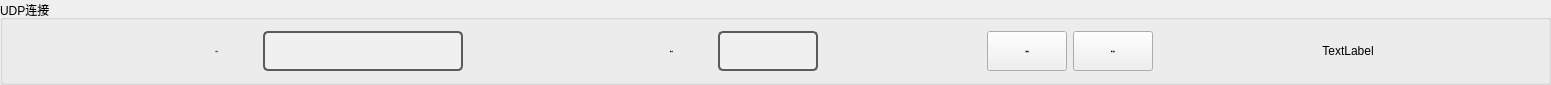
   <widget class="QGroupBox" name="groupBox_9">
    <property name="geometry">
     <rect>
      <x>12</x>
      <y>12</y>
      <width>1551</width>
      <height>72</height>
     </rect>
    </property>
    <property name="title">
     <string>UDP连接</string>
    </property>
    <layout class="QGridLayout" name="gridLayout_5">
     <item row="0" column="2">
      <widget class="QLineEdit" name="IPtextBox">
       <property name="minimumSize">
        <size>
         <width>200</width>
         <height>40</height>
        </size>
       </property>
       <property name="font">
        <font>
         <family>Arial</family>
         <pointsize>-1</pointsize>
         <italic>false</italic>
         <bold>true</bold>
        </font>
       </property>
       <property name="styleSheet">
        <string notr="true">QLineEdit {
    border: 2px solid #5A5A5A; /* 边框颜色 */
    border-radius: 5px; /* 边框圆角 */
    background-color: #F0F0F0; /* 背景色 */
    color: #000; /* 字体颜色 */
    padding: 5px; /* 内边距 */
}

QLineEdit:focus {
    border-color: #3D7848; /* 聚焦时边框颜色 */
}

QLineEdit:disabled {
    background-color: #ECECEC; /* 禁用状态的背景色 */
    color: #A0A0A0; /* 禁用状态的字体颜色 */
}
</string>
       </property>
       <property name="alignment">
        <set>Qt::AlignCenter</set>
       </property>
      </widget>
     </item>
     <item row="0" column="11">
      <spacer name="horizontalSpacer_20">
       <property name="orientation">
        <enum>Qt::Horizontal</enum>
       </property>
       <property name="sizeHint" stdset="0">
        <size>
         <width>40</width>
         <height>20</height>
        </size>
       </property>
      </spacer>
     </item>
     <item row="0" column="0">
      <spacer name="horizontalSpacer_21">
       <property name="orientation">
        <enum>Qt::Horizontal</enum>
       </property>
       <property name="sizeHint" stdset="0">
        <size>
         <width>40</width>
         <height>20</height>
        </size>
       </property>
      </spacer>
     </item>
     <item row="0" column="3">
      <spacer name="horizontalSpacer_22">
       <property name="orientation">
        <enum>Qt::Horizontal</enum>
       </property>
       <property name="sizeHint" stdset="0">
        <size>
         <width>40</width>
         <height>20</height>
        </size>
       </property>
      </spacer>
     </item>
     <item row="0" column="5">
      <widget class="QLineEdit" name="PorttextBox">
       <property name="minimumSize">
        <size>
         <width>50</width>
         <height>40</height>
        </size>
       </property>
       <property name="maximumSize">
        <size>
         <width>100</width>
         <height>16777215</height>
        </size>
       </property>
       <property name="font">
        <font>
         <family>Arial</family>
         <pointsize>-1</pointsize>
         <bold>true</bold>
        </font>
       </property>
       <property name="styleSheet">
        <string notr="true">QLineEdit {
    border: 2px solid #5A5A5A; /* 边框颜色 */
    border-radius: 5px; /* 边框圆角 */
    background-color: #F0F0F0; /* 背景色 */
    color: #000; /* 字体颜色 */
    padding: 5px; /* 内边距 */
}

QLineEdit:focus {
    border-color: #3D7848; /* 聚焦时边框颜色 */
}

QLineEdit:disabled {
    background-color: #ECECEC; /* 禁用状态的背景色 */
    color: #A0A0A0; /* 禁用状态的字体颜色 */
}
</string>
       </property>
       <property name="alignment">
        <set>Qt::AlignCenter</set>
       </property>
      </widget>
     </item>
     <item row="0" column="4">
      <widget class="QLabel" name="label_2">
       <property name="minimumSize">
        <size>
         <width>80</width>
         <height>40</height>
        </size>
       </property>
       <property name="maximumSize">
        <size>
         <width>16777215</width>
         <height>40</height>
        </size>
       </property>
       <property name="font">
        <font>
         <family>Arial</family>
         <pointsize>-1</pointsize>
         <bold>true</bold>
        </font>
       </property>
       <property name="text">
        <string>端口号：</string>
       </property>
       <property name="alignment">
        <set>Qt::AlignCenter</set>
       </property>
      </widget>
     </item>
     <item row="0" column="7">
      <layout class="QVBoxLayout" name="verticalLayout_2">
       <item>
        <widget class="QPushButton" name="Connection_button">
         <property name="minimumSize">
          <size>
           <width>80</width>
           <height>40</height>
          </size>
         </property>
         <property name="font">
          <font>
           <family>Arial</family>
           <pointsize>-1</pointsize>
           <bold>true</bold>
          </font>
         </property>
         <property name="styleSheet">
          <string notr="true"/>
         </property>
         <property name="text">
          <string>开始连接</string>
         </property>
         <property name="icon">
          <iconset>
           <normaloff>Icon/Udpconnect.png</normaloff>Icon/Udpconnect.png</iconset>
         </property>
        </widget>
       </item>
      </layout>
     </item>
     <item row="0" column="9">
      <spacer name="horizontalSpacer_23">
       <property name="orientation">
        <enum>Qt::Horizontal</enum>
       </property>
       <property name="sizeHint" stdset="0">
        <size>
         <width>40</width>
         <height>20</height>
        </size>
       </property>
      </spacer>
     </item>
     <item row="0" column="10">
      <layout class="QVBoxLayout" name="verticalLayout_3">
       <item>
        <widget class="QLabel" name="signal">
         <property name="text">
          <string>TextLabel</string>
         </property>
         <property name="alignment">
          <set>Qt::AlignCenter</set>
         </property>
        </widget>
       </item>
      </layout>
     </item>
     <item row="0" column="1">
      <widget class="QLabel" name="label">
       <property name="minimumSize">
        <size>
         <width>80</width>
         <height>40</height>
        </size>
       </property>
       <property name="maximumSize">
        <size>
         <width>16777215</width>
         <height>40</height>
        </size>
       </property>
       <property name="font">
        <font>
         <family>Arial</family>
         <pointsize>-1</pointsize>
         <bold>true</bold>
        </font>
       </property>
       <property name="styleSheet">
        <string notr="true"/>
       </property>
       <property name="text">
        <string>IP地址：</string>
       </property>
       <property name="alignment">
        <set>Qt::AlignCenter</set>
       </property>
      </widget>
     </item>
     <item row="0" column="6">
      <spacer name="horizontalSpacer_3">
       <property name="orientation">
        <enum>Qt::Horizontal</enum>
       </property>
       <property name="sizeHint" stdset="0">
        <size>
         <width>40</width>
         <height>20</height>
        </size>
       </property>
      </spacer>
     </item>
     <item row="0" column="8">
      <widget class="QPushButton" name="Disconnection_button">
       <property name="minimumSize">
        <size>
         <width>80</width>
         <height>40</height>
        </size>
       </property>
       <property name="font">
        <font>
         <family>Arial</family>
         <pointsize>-1</pointsize>
         <bold>true</bold>
        </font>
       </property>
       <property name="text">
        <string>断开连接</string>
       </property>
       <property name="icon">
        <iconset>
         <normaloff>Icon/Udpdisconnect.png</normaloff>Icon/Udpdisconnect.png</iconset>
       </property>
      </widget>
     </item>
    </layout>
   </widget>
